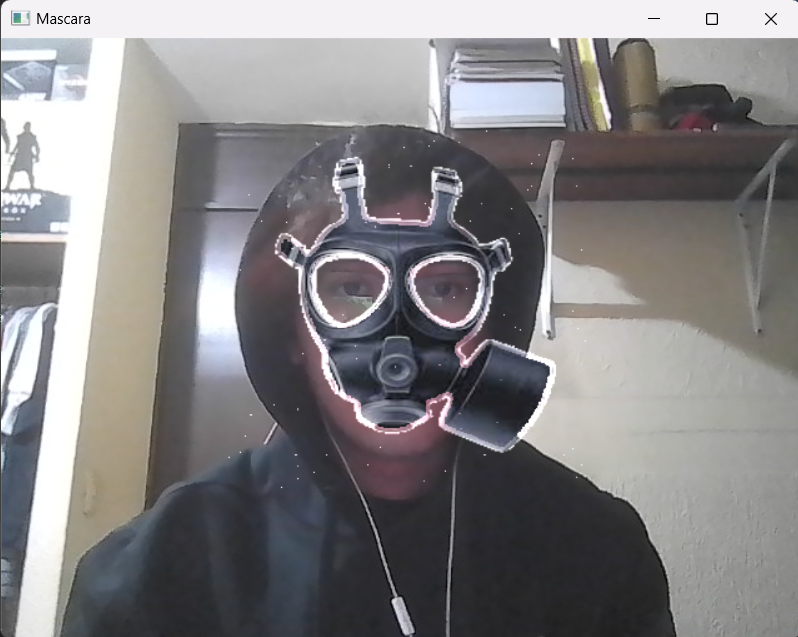
#> input picture MarkDown/Imagenes/Mascara.png, 798 x 637 px, found by its file name
$ python CincoMascaras.py
#> lines starting #> are read from the running program, lines starting #| are printed output that depends on the picture
import cv2
import numpy as np

# Cargar las máscaras que deseas agregar (asegúrate de que sean PNG con transparencia)
mascaras = [
    cv2.imread('mascara.png', cv2.IMREAD_UNCHANGED),
    cv2.imread('bigote.png', cv2.IMREAD_UNCHANGED),
    cv2.imread('cubrebocas.png', cv2.IMREAD_UNCHANGED),
    cv2.imread('sombrero.png', cv2.IMREAD_UNCHANGED),
    cv2.imread('lentes.png', cv2.IMREAD_UNCHANGED)
]
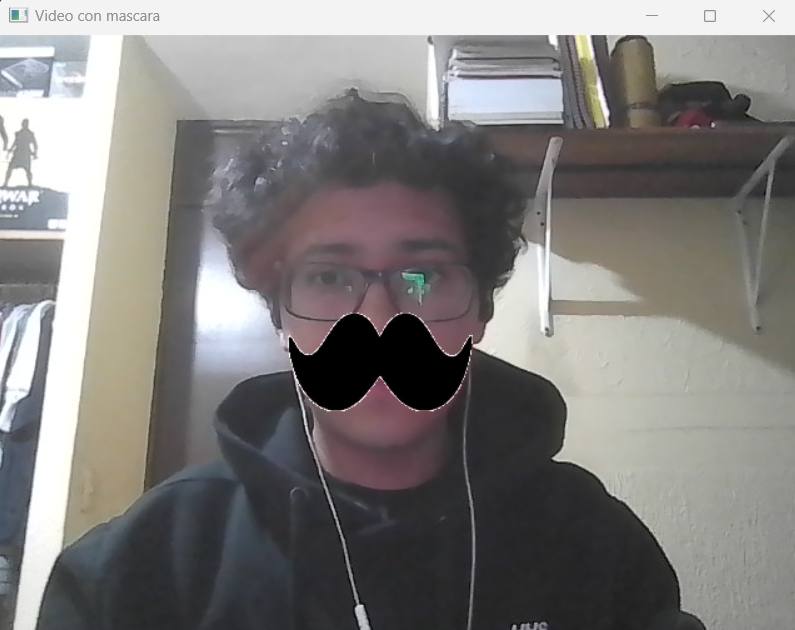
#> input picture MarkDown/Imagenes/Bigote.png, 795 x 630 px, found by its file name
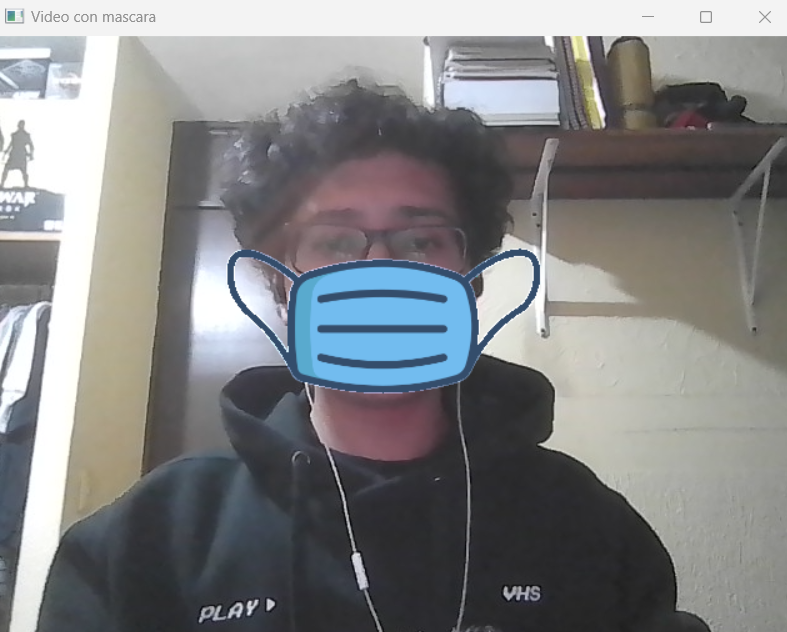
#> input picture MarkDown/Imagenes/Cubrebocas.png, 787 x 632 px, found by its file name

# Verificar si todas las imágenes tienen canal alfa
for i, mascara in enumerate(mascaras):
    if mascara is None or mascara.shape[2] != 4:
        print(f"Error: La máscara {i+1} no tiene canal alfa o no pudo ser cargada.")
        exit()
#> (the program exits here)
